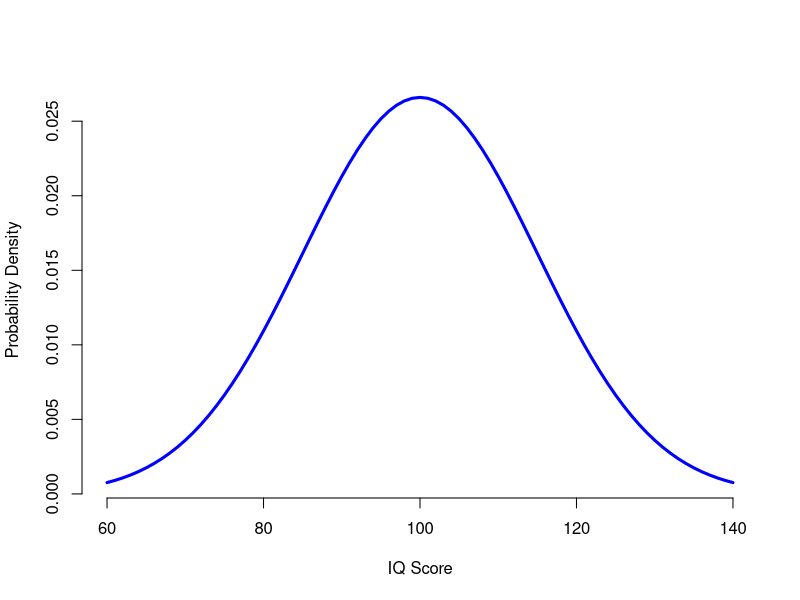
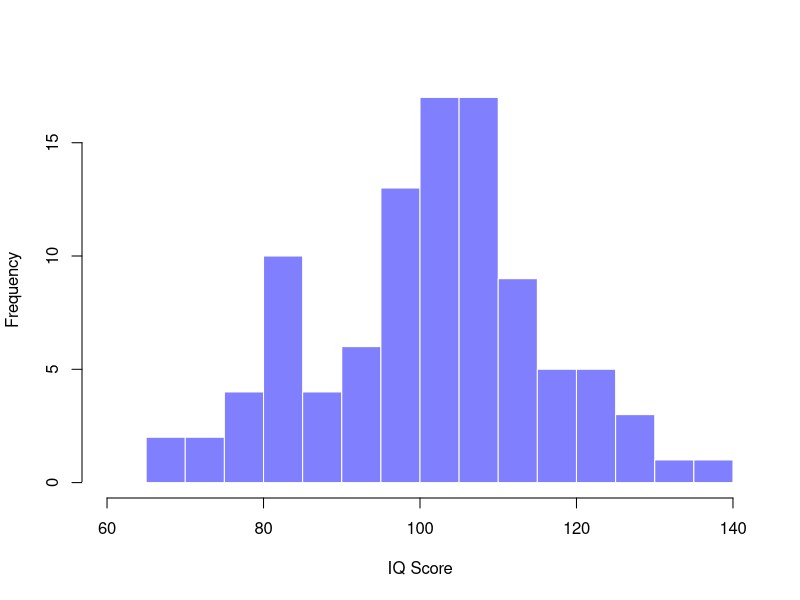
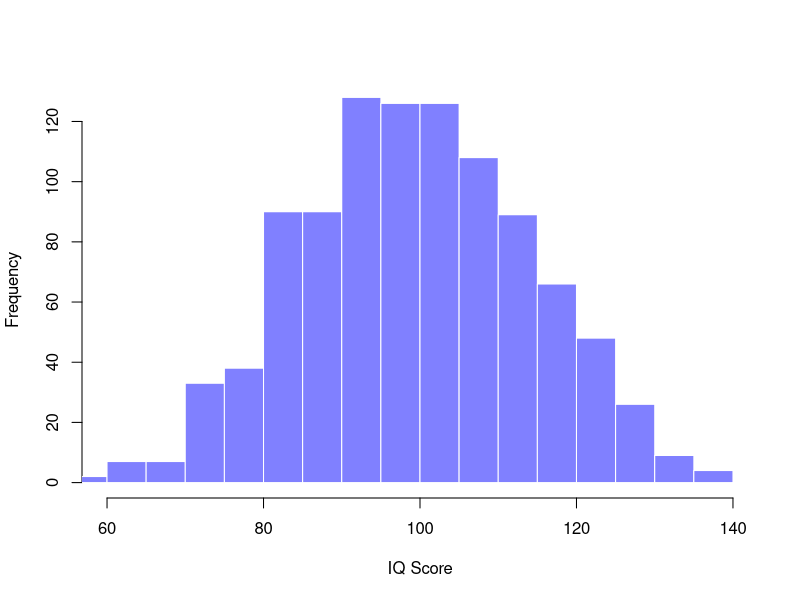

These charts were generated, in order, by the following R code:
## ---- chunk 1
emphCol <- rgb(0,0,1)
emphColLight <- rgb(.5,.5,1)
emphGrey <- grey(.5)

eps <- FALSE
colour <- TRUE

IQpop <- function() {
	
	# plots the normal population for IQ
	
	# needed for printing
	#fileName <- "IQpopulation.eps"
	width <- 4.5
	height <- 4.5
	
	# plot
	x <- 60:140
	y <- dnorm(x,100,15)
	plot(x,y,lwd=3,type="l",col=ifelse(colour,emphCol,"black"),
		xlab="IQ Score", ylab="Probability Density",frame.plot=FALSE
	)
	
	# print
	if( eps ) makeEps( paste(dir, fileName, sep=""), width, height )
}
IQpop()
## ---- chunk 2

IQsamples <- function() {
	
	# plots histograms of IQ samples
	
	# needed for printing
	width <- 4.5
	height <- 4.5
	
	# function to do all the work
	plotSamples <- function( n ) {
		
		IQ <- rnorm(100, 100, 15)
		hist( IQ, breaks=seq(10,180,5), border="white", 
			col=ifelse(colour,emphColLight,emphGrey),
			xlab="IQ Score", ylab="Frequency", xlim=c(60,140),
			main=""
		)
		#print( paste( "n=",n,"mean=",mean(IQ), "sd=",sd(IQ) ) )
	}
	
	# plot two different sample sizes
	#fileName <- "IQsample100.eps"
	plotSamples(100)
	#if( eps ) makeEps( paste(dir, fileName, sep=""), width, height )
	
	# plot two different sample sizes
	#fileName <- "IQsample10000.eps"
	plotSamples(10000)
	#if( eps ) makeEps( paste(dir, fileName, sep=""), width, height )	
}


		IQ <- rnorm(100, 100, 15)
		plot <- hist( IQ, breaks=seq(10,180,5), border="white", 
			col=ifelse(colour,emphColLight,emphGrey),
			xlab="IQ Score", ylab="Frequency", xlim=c(60,140),
			main=""
		)
		
				IQ <- rnorm(1000, 100, 15)
		plot <- hist( IQ, breaks=seq(10,180,5), border="white", 
			col=ifelse(colour,emphColLight,emphGrey),
			xlab="IQ Score", ylab="Frequency", xlim=c(60,140),
			main=""
		)


